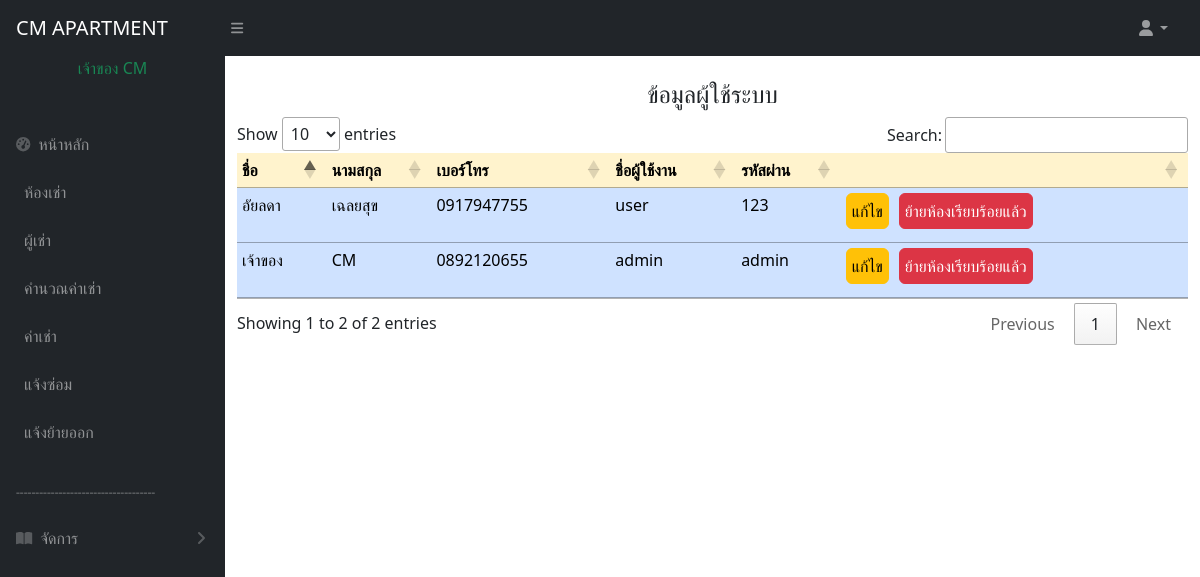
Screenshot of /userinformation.php (signed in) with the database file from the repository.
### tables this page shows
CREATE TABLE `member` (
  `id` int(6) NOT NULL COMMENT 'รหัสสมาชิก',
  `id_room` int(6) NOT NULL,
  `name` varchar(30) NOT NULL COMMENT 'ชื่อ',
  `lastname` varchar(30) NOT NULL COMMENT 'นามสกุล',
  `tel` varchar(10) NOT NULL COMMENT 'เบอร์โทร',
  `username` varchar(10) NOT NULL,
  `password` varchar(128) NOT NULL,
  `status` varchar(1) NOT NULL COMMENT 'U=user,A=admin'
);

### userinformation.php (the view, shortened to what this page needs)
<!DOCTYPE html>
<html lang="en">
<head>
  <link href="https://cdn.jsdelivr.net/npm/simple-datatables@7.1.2/dist/style.min.css" rel="stylesheet" />
  <link href="css/styles.css" rel="stylesheet" />
  <link rel="stylesheet" href="https://cdn.datatables.net/1.11.5/css/jquery.dataTables.min.css">
</head>
<body class="sb-nav-fixed">
  <?php include 'menu.php'; ?>
  <div id="layoutSidenav_content">
    <main>
      <div class="container-md">
        <br>
        <div class="" role="alert">
          <h4>
            <center>ข้อมูลผู้ใช้ระบบ
          </h4>
        </div>
        <table id="employeeTable" class="table table-primary" style="width:100%">
          <thead>
            <tr class="table-warning">
              <th>ชื่อ</th>
              <th>นามสกุล</th>
              <th>เบอร์โทร</th>
              <th>ชื่อผู้ใช้งาน</th>
              <th>รหัสผ่าน</th>
              <th></th>
            </tr>
          </thead>
          <tbody>
            <?php
            include 'condb.php';
            $sql = "SELECT * FROM member";
            $result = $conn->query($sql);
            if ($result->num_rows > 0) {
              while ($row = $result->fetch_assoc()) {
                echo "<tr >";
                echo "<td>{$row['name']}</td>";
                echo "<td>{$row['lastname']}</td>";
                echo "<td>{$row['tel']}</td>";
                echo "<td>{$row['username']}</td>";
                echo "<td>{$row['password']}</td>";
                echo "<td> <a href='edit_member.php?id={$row['id_room']}' class='btn btn-warning mb-2'>แก้ไข</a><a style='margin-left: 10px;' href='delete_member.php?id={$row['id_room']}' class='btn btn-danger mb-2 '>ย้ายห้องเรียบร้อยแล้ว</a> </td>";
                echo "</tr>";
              }
            }
            ?>
          </tbody>
        </table>
      </div>
  </div>
  </div>
</body>
</html>

### userinformation.php (style rules this page uses)
#employeeTable { width: 50%; margin: 0 auto; }
#employeeTable th, #employeeTable td { padding: 5px 5px; }
.btn { padding: 5px 5px; }

### rows the page displays
member: name "เจ้าของ", lastname "CM", tel "0892120655", username "admin", password "admin"
member: name "อัยลดา", lastname "เฉลยสุข", tel "0917947755", username "user", password "123"

### other values shown
$_SESSION["firtsname"] "เจ้าของ"
$_SESSION["lastname"] "CM"
